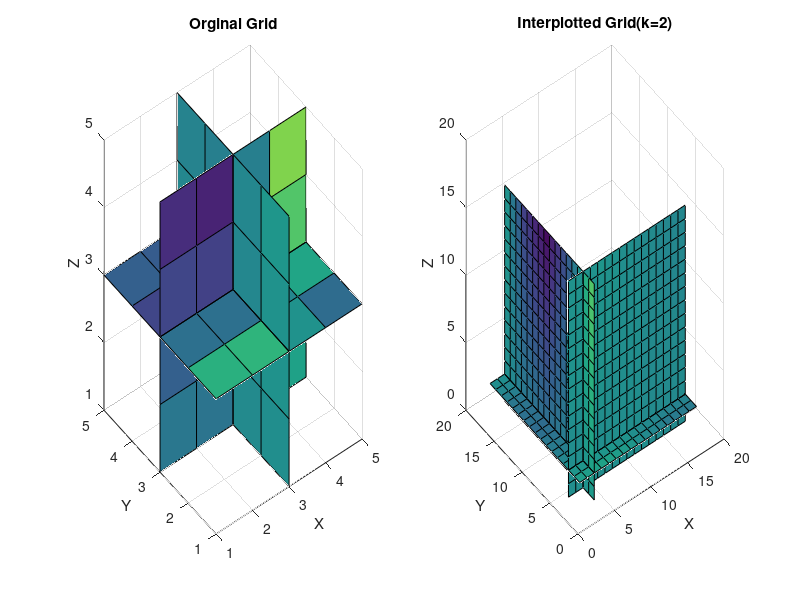

Source code (MATLAB):
[X,Y,Z]=meshgrid(1:5,1:5,1:5);
V=sin(X).*cos(Y).*Z;
K=2; %Halve the intervals twice in each dimension 
Vq=interp3(V,K);
%plottingv
figure;
subplot(1,2,1);
slice(V,3,3,3);
title('Orginal Grid');
xlabel('X');ylabel('Y');zlabel('Z');

subplot(1,2,2);
slice(Vq,3,3,3);%Interplotted grid
title('Interplotted Grid(k=2)');
xlabel('X');ylabel('Y');zlabel('Z');
